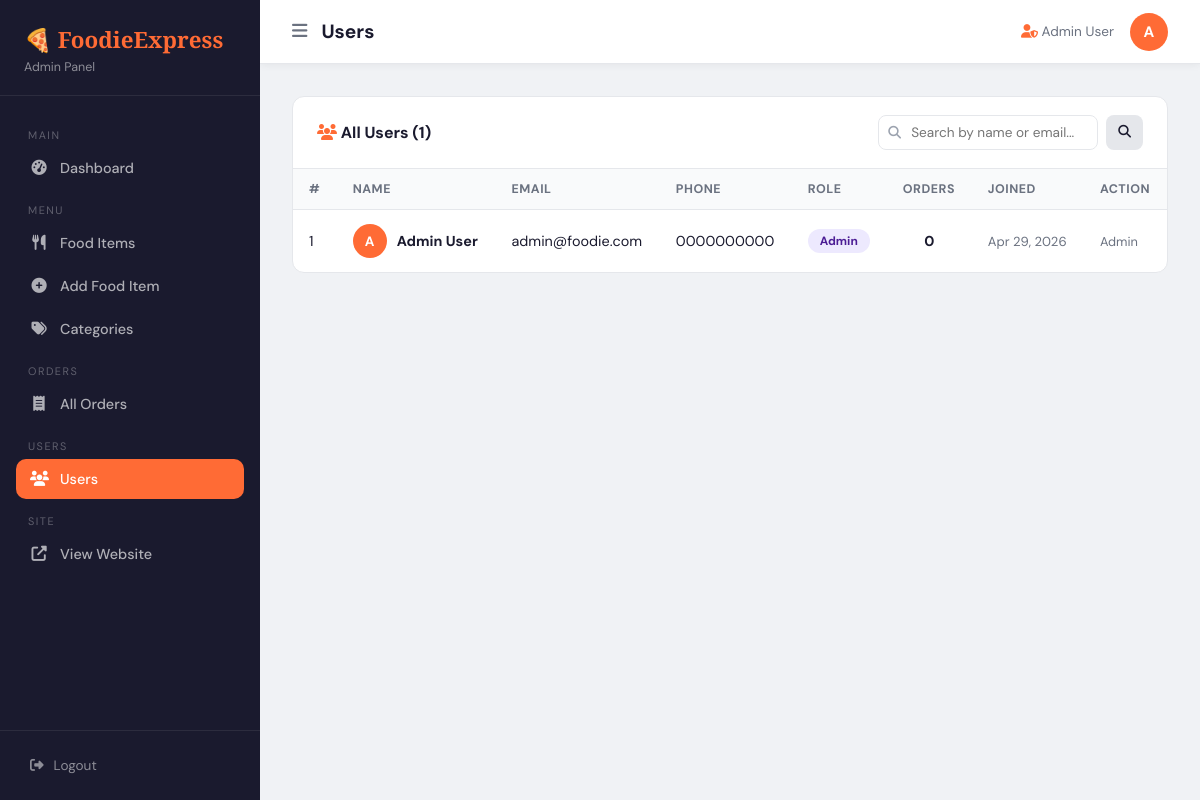
The page /admin/manage-users.php (signed in) on the database its author committed.
### tables this page shows
CREATE TABLE IF NOT EXISTS users (
    id          INT AUTO_INCREMENT PRIMARY KEY,
    full_name   VARCHAR(100)         NOT NULL,
    email       VARCHAR(100) UNIQUE  NOT NULL,
    password    VARCHAR(255)         NOT NULL,
    phone       VARCHAR(15)          DEFAULT NULL,
    address     TEXT                 DEFAULT NULL,
    role        ENUM('user','admin') DEFAULT 'user',
    created_at  TIMESTAMP            DEFAULT CURRENT_TIMESTAMP
);

### admin/manage-users.php (the view, shortened to what this page needs)
<?php
require_once 'includes/admin-header.php';
$db = getDB();
$search = trim($_GET['q'] ?? '');
$sql = "SELECT u.*, COUNT(o.id) AS order_count FROM users u
        LEFT JOIN orders o ON o.user_id = u.id
        WHERE 1=1";
$params = [];
$sql .= " GROUP BY u.id ORDER BY u.created_at DESC";
$stmt = $db->prepare($sql);
$stmt->execute($params);
$users = $stmt->fetchAll();
?>
<div class="admin-card">
    <div class="admin-card-header">
        <h3><i class="fas fa-users" style="color:var(--primary);"></i> All Users (<?= count($users) ?>)</h3>
        <form method="GET" style="display:flex;gap:8px;">
            <div style="position:relative;">
                <i class="fas fa-search" style="position:absolute;left:10px;top:50%;transform:translateY(-50%);color:#9ca3af;font-size:0.8rem;"></i>
                <input type="text" name="q" value="<?= htmlspecialchars($search) ?>"
                       placeholder="Search by name or email..."
                       style="padding:8px 12px 8px 32px;border:1.5px solid var(--border);border-radius:8px;font-size:0.85rem;outline:none;font-family:inherit;width:220px;">
            </div>
            <button type="submit" class="btn btn-secondary btn-sm"><i class="fas fa-search"></i></button>
        </form>
    </div>
    <div style="overflow-x:auto;">
        <table class="admin-table">
            <thead>
                <tr>
                    <th>#</th>
                    <th>Name</th>
                    <th>Email</th>
                    <th>Phone</th>
                    <th>Role</th>
                    <th>Orders</th>
                    <th>Joined</th>
                    <th>Action</th>
                </tr>
            </thead>
            <tbody>
            <?php foreach ($users as $user): ?>
            <tr>
                <td><?= $user['id'] ?></td>
                <td>
                    <div style="display:flex;align-items:center;gap:10px;">
                        <div style="width:34px;height:34px;background:var(--primary);border-radius:50%;display:flex;align-items:center;justify-content:center;color:#fff;font-weight:700;font-size:0.85rem;flex-shrink:0;">
                            <?= strtoupper(substr($user['full_name'],0,1)) ?>
                        </div>
                        <b><?= htmlspecialchars($user['full_name']) ?></b>
                    </div>
                </td>
                <td><?= htmlspecialchars($user['email']) ?></td>
                <td><?= htmlspecialchars($user['phone'] ?? '—') ?></td>
                <td>
                    <span class="badge <?= $user['role']==='admin' ? 'badge-delivery' : 'badge-active' ?>">
                        <?= ucfirst($user['role']) ?>
                    </span>
                </td>
                <td style="text-align:center;font-weight:700;"><?= $user['order_count'] ?></td>
                <td style="font-size:0.82rem;color:var(--text-muted);"><?= date('M j, Y', strtotime($user['created_at'])) ?></td>
                <td>
                    <?php if ($user['role'] !== 'admin'): ?>
                    <button onclick="confirmDelete('manage-users.php?delete=<?= $user['id'] ?>', '<?= htmlspecialchars(addslashes($user['full_name'])) ?>')"
                            class="btn btn-danger btn-sm btn-icon">
                        <i class="fas fa-trash"></i>
                    </button>
                    <?php else: ?>
                    <span style="color:var(--text-muted);font-size:0.8rem;">Admin</span>
                    <?php endif; ?>
                </td>
            </tr>
            <?php endforeach; ?>
            </tbody>
        </table>
    </div>
</div>
<?php require_once 'includes/admin-footer.php'; ?>

### admin/css/admin-style.css (style rules this page uses)
:root { --primary: #ff6b35; --sidebar-bg: #1a1a2e; --sidebar-w: 260px; --header-h: 64px; --bg: #f0f2f5; --card-bg: #ffffff; --text: #1a1a2e; --text-muted: #6b7280; --border: #e5e7eb; --success: #10b981; --danger: #ef4444; --warning: #f59e0b; --info: #3b82f6; --radius: 12px; }
*, *::before, *::after { box-sizing: border-box; margin: 0; padding: 0; }
body { font-family: 'DM Sans', sans-serif; background: var(--bg); color: var(--text); }
.admin-card { background: var(--card-bg); border-radius: var(--radius); border: 1px solid var(--border); overflow: hidden; margin-bottom: 24px; }
.admin-card-header { padding: 18px 24px; border-bottom: 1px solid var(--border); display: flex; align-items: center; justify-content: space-between; flex-wrap: wrap; gap: 12px; }
.admin-card-header h3 { font-size: 1rem; font-weight: 700; }
.admin-table { width: 100%; border-collapse: collapse; }
.admin-table th { padding: 12px 16px; text-align: left; font-size: 0.78rem; font-weight: 700; text-transform: uppercase; letter-spacing: 0.5px; color: var(--text-muted); background: #f9fafb; border-bottom: 1px solid var(--border); }
.admin-table td { padding: 14px 16px; font-size: 0.9rem; border-bottom: 1px solid var(--border); vertical-align: middle; }
.admin-table tr:last-child td { border-bottom: none; }
.btn { display: inline-flex; align-items: center; gap: 7px; padding: 9px 18px; border-radius: 8px; font-size: 0.875rem; font-weight: 600; border: none; cursor: pointer; transition: all 0.2s; text-decoration: none; }
.btn-secondary { background: var(--border); color: var(--text); }
.btn-sm { padding: 6px 12px; font-size: 0.8rem; }
.badge { display: inline-block; padding: 4px 12px; border-radius: 50px; font-size: 0.75rem; font-weight: 700; }
.badge-delivery { background: #ede9fe; color: #4c1d95; }

### rows shown on the page
users: id "1", full_name "A", full_name "Admin User", email "admin@foodie.com", phone "0000000000", role "Admin", order_count "0", created_at "Apr 29, 2026"

### other values the page prints
$pageTitle "Users"
$_SESSION['user_name'] "Admin User"
substr($_SESSION['user_name'] ?? 'A', 0, 1) "A"
count($users) "1"
